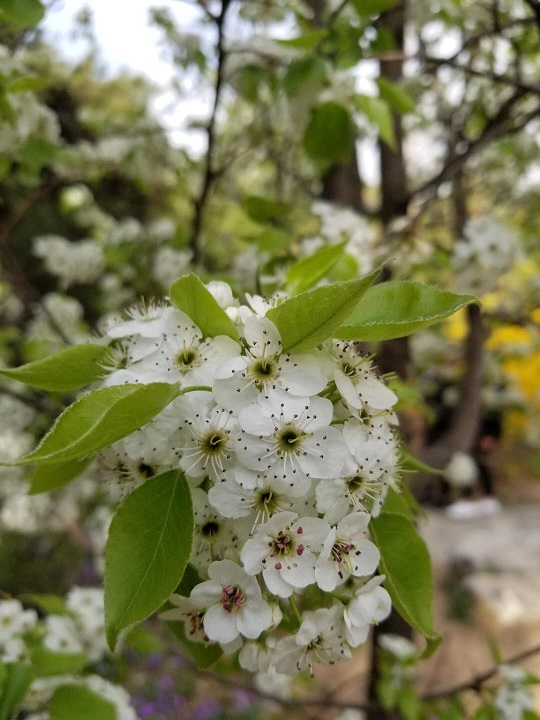
#> input picture chap14/14-3/test.jpg, 540 x 720 px
$ python rotate.py
#> lines starting #> are read from the running program, lines starting #| are printed output that depends on the picture
from PIL import Image
img = Image.open("test.jpg")
#> img is the input picture: PIL image 540x720 RGB; mean R, G, B 120.5, 120.9, 84.4
#旋转45度
rotate45 = img.rotate(45)
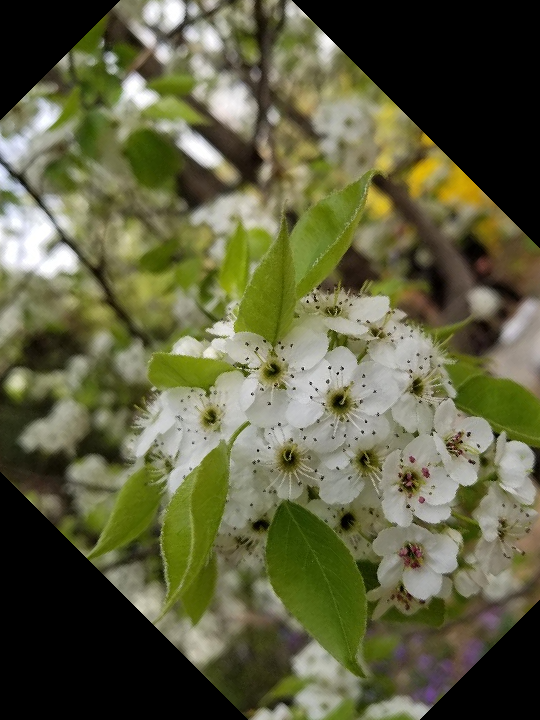
#> rotate45: PIL image 540x720 RGB; mean R, G, B 94.6, 95.4, 64.9
rotate45.show()
#旋转270度
rotate270 = img.rotate(270)
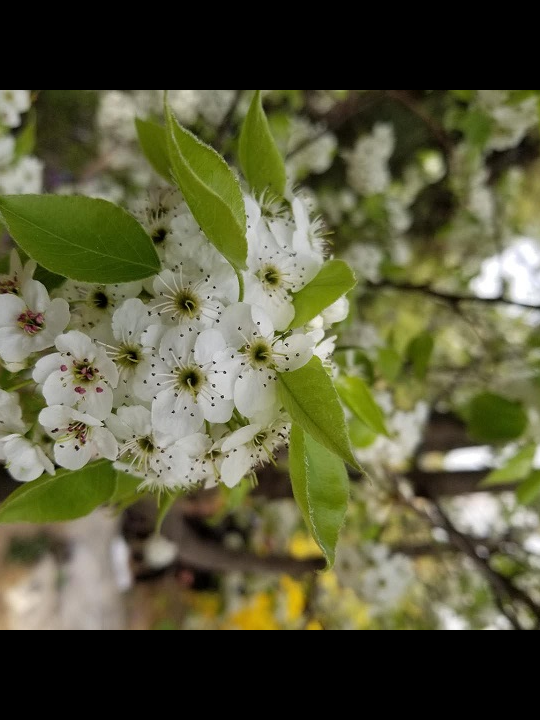
#> rotate270: PIL image 540x720 RGB; mean R, G, B 88.5, 89, 59.6
rotate270.show()
#左右镜像
flip=img.transpose(Image.FLIP_LEFT_RIGHT)
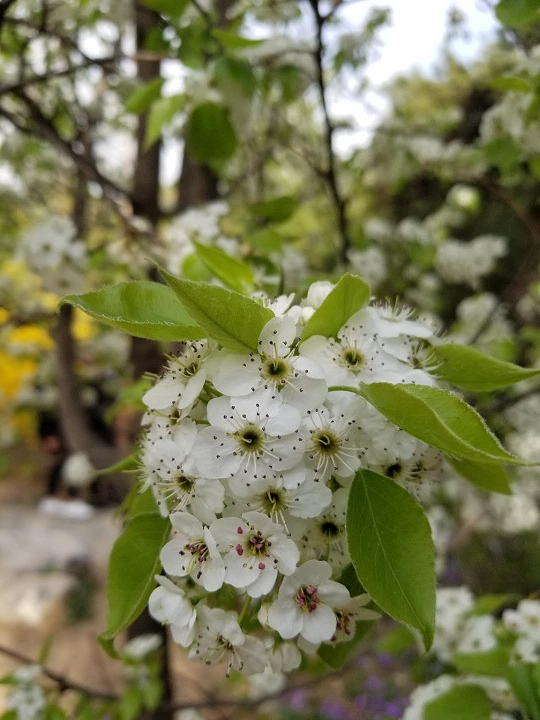
#> flip: PIL image 540x720 RGB; mean R, G, B 120.5, 120.9, 84.4
flip.show()
#上下镜像
flip2=img.transpose(Image.FLIP_TOP_BOTTOM)
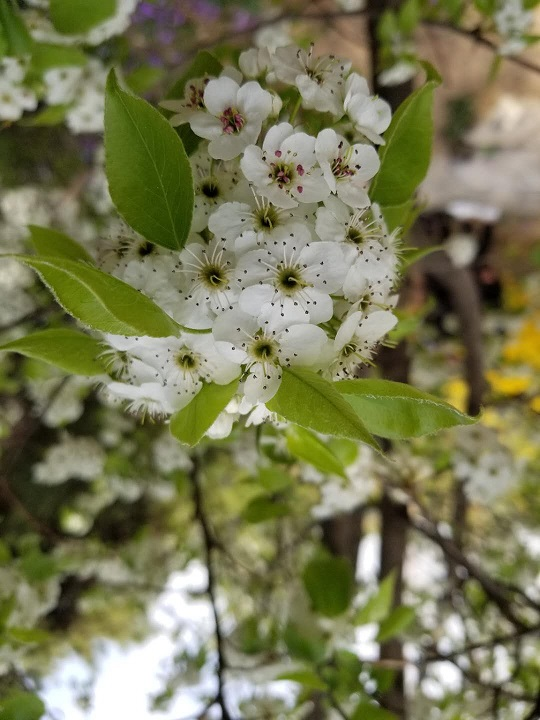
#> flip2: PIL image 540x720 RGB; mean R, G, B 120.5, 120.9, 84.4
flip2.show()
